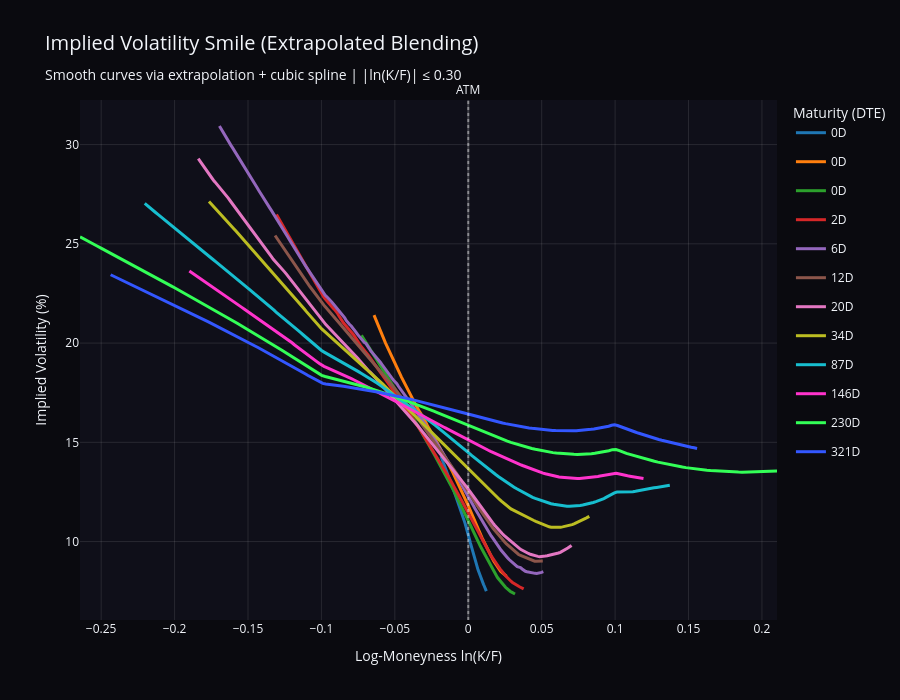

The code cell stored with this chart in its notebook:
### Markdown cell above
A solution may be to use an interpolation method to estimate the volatility surface. I'll try to implement this.

### Code cell
from iv_2D import plot_smile
from iv_surface_spx import SPXIVSurface, SurfaceConfig
import pandas as pd

# Load data
df = pd.read_csv("data/sp500_options_SPX_20251216_003912.csv")
cfg = SurfaceConfig()
surface = SPXIVSurface(df, cfg)



# All maturities (default)
plot_smile(surface)

### Figure 1 — Plotly figure (JSON) as saved in the notebook; plotly's stock layout.template omitted (floating-point values rounded to 4 significant figures; data arrays with more than 128 entries replaced by an {"elided": "..."} marker saying what was removed)
{"data": [{"hovertemplate": "0D<br>ln(K/F): %{x:.3f}<br>IV: %{y:.2f}%<extra></extra>", "legendgroup": "group0", "line": {"color": "#1f77b4", "width": 3}, "mode": "lines", "name": "0D", "showlegend": true, "type": "scatter", "x": {"elided": "200 float values"}, "y": {"elided": "200 float values"}}, {"hovertemplate": "0D<br>ln(K/F): %{x:.3f}<br>IV: %{y:.2f}%<extra></extra>", "legendgroup": "group1", "line": {"color": "#ff7f0e", "width": 3}, "mode": "lines", "name": "0D", "showlegend": true, "type": "scatter", "x": {"elided": "200 float values"}, "y": {"elided": "200 float values"}}, {"hovertemplate": "0D<br>ln(K/F): %{x:.3f}<br>IV: %{y:.2f}%<extra></extra>", "legendgroup": "group2", "line": {"color": "#2ca02c", "width": 3}, "mode": "lines", "name": "0D", "showlegend": true, "type": "scatter", "x": {"elided": "200 float values"}, "y": {"elided": "200 float values"}}, {"hovertemplate": "2D<br>ln(K/F): %{x:.3f}<br>IV: %{y:.2f}%<extra></extra>", "legendgroup": "group3", "line": {"color": "#d62728", "width": 3}, "mode": "lines", "name": "2D", "showlegend": true, "type": "scatter", "x": {"elided": "200 float values"}, "y": {"elided": "200 float values"}}, {"hovertemplate": "6D<br>ln(K/F): %{x:.3f}<br>IV: %{y:.2f}%<extra></extra>", "legendgroup": "group4", "line": {"color": "#9467bd", "width": 3}, "mode": "lines", "name": "6D", "showlegend": true, "type": "scatter", "x": {"elided": "200 float values"}, "y": {"elided": "200 float values"}}, {"hovertemplate": "12D<br>ln(K/F): %{x:.3f}<br>IV: %{y:.2f}%<extra></extra>", "legendgroup": "group5", "line": {"color": "#8c564b", "width": 3}, "mode": "lines", "name": "12D", "showlegend": true, "type": "scatter", "x": {"elided": "200 float values"}, "y": {"elided": "200 float values"}}, {"hovertemplate": "20D<br>ln(K/F): %{x:.3f}<br>IV: %{y:.2f}%<extra></extra>", "legendgroup": "group6", "line": {"color": "#e377c2", "width": 3}, "mode": "lines", "name": "20D", "showlegend": true, "type": "scatter", "x": {"elided": "200 float values"}, "y": {"elided": "200 float values"}}, {"hovertemplate": "34D<br>ln(K/F): %{x:.3f}<br>IV: %{y:.2f}%<extra></extra>", "legendgroup": "group7", "line": {"color": "#bcbd22", "width": 3}, "mode": "lines", "name": "34D", "showlegend": true, "type": "scatter", "x": {"elided": "200 float values"}, "y": {"elided": "200 float values"}}, {"hovertemplate": "87D<br>ln(K/F): %{x:.3f}<br>IV: %{y:.2f}%<extra></extra>", "legendgroup": "group8", "line": {"color": "#17becf", "width": 3}, "mode": "lines", "name": "87D", "showlegend": true, "type": "scatter", "x": {"elided": "200 float values"}, "y": {"elided": "200 float values"}}, {"hovertemplate": "146D<br>ln(K/F): %{x:.3f}<br>IV: %{y:.2f}%<extra></extra>", "legendgroup": "group9", "line": {"color": "#ff33cc", "width": 3}, "mode": "lines", "name": "146D", "showlegend": true, "type": "scatter", "x": {"elided": "200 float values"}, "y": {"elided": "200 float values"}}, {"hovertemplate": "230D<br>ln(K/F): %{x:.3f}<br>IV: %{y:.2f}%<extra></extra>", "legendgroup": "group10", "line": {"color": "#33ff57", "width": 3}, "mode": "lines", "name": "230D", "showlegend": true, "type": "scatter", "x": {"elided": "200 float values"}, "y": {"elided": "200 float values"}}, {"hovertemplate": "321D<br>ln(K/F): %{x:.3f}<br>IV: %{y:.2f}%<extra></extra>", "legendgroup": "group11", "line": {"color": "#3357ff", "width": 3}, "mode": "lines", "name": "321D", "showlegend": true, "type": "scatter", "x": {"elided": "200 float values"}, "y": {"elided": "200 float values"}}], "layout": {"annotations": [{"showarrow": false, "text": "ATM", "x": 0, "xanchor": "center", "xref": "x", "y": 1, "yanchor": "bottom", "yref": "y domain"}], "height": 700, "hovermode": "closest", "legend": {"font": {"size": 12}, "title": {"text": "Maturity (DTE)"}}, "paper_bgcolor": "rgba(10,10,15,1)", "plot_bgcolor": "rgba(15,15,25,1)", "shapes": [{"line": {"color": "rgba(255,255,255,0.4)", "dash": "dot", "width": 2}, "type": "line", "x0": 0, "x1": 0, "xref": "x", "y0": 0, "y1": 1, "yref": "y domain"}], "title": {"font": {"size": 20}, "text": "Implied Volatility Smile (Extrapolated Blending)<br><sub>Smooth curves via extrapolation + cubic spline | |ln(K/F)| ≤ 0.30</sub>"}, "xaxis": {"gridcolor": "rgba(255,255,255,0.1)", "title": {"text": "Log-Moneyness ln(K/F)"}, "zeroline": true, "zerolinecolor": "rgba(255,255,255,0.2)", "zerolinewidth": 2}, "yaxis": {"gridcolor": "rgba(255,255,255,0.1)", "title": {"text": "Implied Volatility (%)"}}}}
